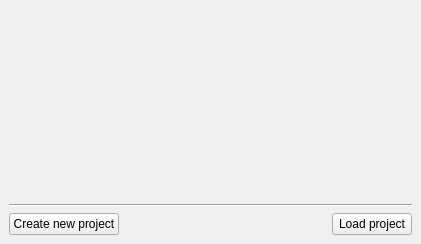
<?xml version="1.0" encoding="UTF-8"?>
<ui version="4.0">
 <class>SelectProjectWindow</class>
 <widget class="QMainWindow" name="SelectProjectWindow">
  <property name="geometry">
   <rect>
    <x>0</x>
    <y>0</y>
    <width>421</width>
    <height>244</height>
   </rect>
  </property>
  <property name="windowTitle">
   <string>Bang - Select project</string>
  </property>
  <property name="windowIcon">
   <iconset resource="QtResources.qrc">
    <normaloff>:/Bang/BangIcon.png</normaloff>:/Bang/BangIcon.png</iconset>
  </property>
  <property name="windowOpacity">
   <double>1.000000000000000</double>
  </property>
  <widget class="QWidget" name="centralwidget">
   <layout class="QVBoxLayout" name="verticalLayout">
    <item>
     <spacer name="verticalSpacer_2">
      <property name="orientation">
       <enum>Qt::Vertical</enum>
      </property>
      <property name="sizeHint" stdset="0">
       <size>
        <width>20</width>
        <height>40</height>
       </size>
      </property>
     </spacer>
    </item>
    <item>
     <layout class="QHBoxLayout" name="horizontalLayout_3">
      <item>
       <widget class="QLabel" name="BangLogo">
        <property name="maximumSize">
         <size>
          <width>150</width>
          <height>150</height>
         </size>
        </property>
        <property name="text">
         <string/>
        </property>
        <property name="pixmap">
         <pixmap resource="QtResources.qrc">:/Bang/BangLogo.png</pixmap>
        </property>
        <property name="scaledContents">
         <bool>true</bool>
        </property>
        <property name="alignment">
         <set>Qt::AlignCenter</set>
        </property>
       </widget>
      </item>
     </layout>
    </item>
    <item>
     <spacer name="verticalSpacer">
      <property name="orientation">
       <enum>Qt::Vertical</enum>
      </property>
      <property name="sizeHint" stdset="0">
       <size>
        <width>20</width>
        <height>40</height>
       </size>
      </property>
     </spacer>
    </item>
    <item>
     <widget class="Line" name="line">
      <property name="orientation">
       <enum>Qt::Horizontal</enum>
      </property>
     </widget>
    </item>
    <item>
     <layout class="QHBoxLayout" name="horizontalLayout_2">
      <item>
       <widget class="QPushButton" name="buttonCreateNewProject">
        <property name="text">
         <string>Create new project</string>
        </property>
       </widget>
      </item>
      <item>
       <spacer name="horizontalSpacer">
        <property name="orientation">
         <enum>Qt::Horizontal</enum>
        </property>
        <property name="sizeHint" stdset="0">
         <size>
          <width>40</width>
          <height>20</height>
         </size>
        </property>
       </spacer>
      </item>
      <item>
       <widget class="QPushButton" name="buttonLoadProject">
        <property name="text">
         <string>Load project</string>
        </property>
       </widget>
      </item>
     </layout>
    </item>
   </layout>
  </widget>
 </widget>
 <resources>
  <include location="QtResources.qrc"/>
 </resources>
 <connections/>
 <slots>
  <slot>OnCreateNewProject()</slot>
  <slot>OnLoadProject()</slot>
 </slots>
</ui>
